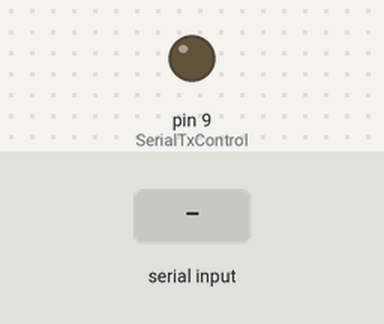
The sketch below on a simulated Arduino Mega 2560, built for the host (arithmetic inside an expression is 32-bit, double 64-bit). On the bench: output pins drawn as LEDs (lit = HIGH). The inputs (shaded band) are chosen by the test bench. WiFi joins after 1.5 s; servers stay silent unless stated; no MQTT or app messages arrive unless stated; what the sketch prints to the serial monitor is not drawn.

Above: at 1.2 s.
1.3 s: "1" received over the second serial link
Timing chart, 0 to 4.3 s (numbered marks = the images above; inputs shaded):
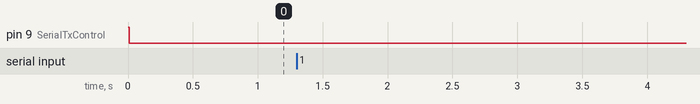

The sketch:

Heating.ino
```cpp
#include <SPI.h>
#include <Ethernet.h>
#include <PubSubClient.h>

#define SerialTxControl 9   //RS485 управляющий контакт на arduino pin 10
#define RS485Transmit    HIGH
#define RS485Receive     LOW

// Update these with values suitable for your network.
byte mac[]    = {  0xDE, 0xED, 0xBA, 0xFE, 0xFE, 0xED };
IPAddress ip(172, 20, 40, 37);
IPAddress server(172, 20, 40, 40);

typedef struct Message
{
	byte DeviceID;		// ID устройства, может принимать значения 1-254
	byte DestinationID;	// Номер устройства-получателя, может принимать значения 0-254 (0 - броадкаст)
	uint8_t PacketID;	// Идентификатор пакета.
	byte ActuatorID;	// ID исполнительного устройства, может принимать значения 1-254
	byte CommandID;		// Название параметра (feedTemperature, returnTemperature, relayState...)
	int DataValue;	// Значение параметра типа int
};

Message dataMessage[4];

// Callback function header
void callback(char* topic, byte* payload, unsigned int length);
void reconnect();

EthernetClient ethClient;
PubSubClient client(server, 1883, callback, ethClient);

void setup(void){
  uint8_t i=0;
  while(i<=4){
	  dataMessage[i].DeviceID = 0;
	  dataMessage[i].DestinationID = 0;
	  dataMessage[i].PacketID = 0;
	  dataMessage[i].ActuatorID = 0;
	  dataMessage[i].CommandID = 0;
	  dataMessage[i].DataValue = 0;
	  i++;
  }
  Serial.begin(38400);

  Serial1.begin(38400);
  pinMode(SerialTxControl, OUTPUT);
  digitalWrite(SerialTxControl, RS485Transmit);
  Serial1.print("Heating controller ready");
  delay(10);
  digitalWrite(SerialTxControl, RS485Receive);

  Ethernet.begin(mac, ip);
  if (client.connect("arduinoClient")) {
    client.publish("outTopic","hello world");
    client.subscribe("inTopic");
  }
}

void loop(void){
  char dataTempChar[5];
  if (!client.connect("RelayClient")) {   // Если DHTClient клиент НЕ подключен...
    reconnect();                        // Запускаем функцию переподключения
  }
  digitalWrite(SerialTxControl, RS485Receive);  // читаем данные с порта
  int i=0;
  if(Serial1.available()){
	  while( Serial1.available() ){
		  Serial1.readBytes((uint8_t*)&dataMessage, sizeof(dataMessage));
	  }
	  if( ( 254 == dataMessage[0].DestinationID ) && ( 1 == dataMessage[0].DeviceID ) && ( 1 == dataMessage[0].ActuatorID )){
			dtostrf(dataMessage[0].DataValue/100.00, 5, 2, dataTempChar);
			Serial.println("");
			Serial.print("feedTemp = ");
			Serial.println(dataMessage[0].DataValue/100.00);
			client.publish("/myhome/heating/tfeed", dataTempChar);
		}
	  if( ( 254 == dataMessage[1].DestinationID ) && ( 1 == dataMessage[1].DeviceID ) && ( 2 == dataMessage[1].ActuatorID )){
			dtostrf(dataMessage[1].DataValue/100.00, 5, 2, dataTempChar);
			Serial.println("");
			Serial.print("returnTemp = ");
			Serial.println(dataMessage[1].DataValue/100.00);
			client.publish("/myhome/heating/treturn", dataTempChar);
		}
	  // Выводим что приняли с других устройств
	  Serial.println("######################################");
	  uint8_t i=0;
	  while(i<=4){
		  Serial.print("DeviceID=");
		  Serial.println(dataMessage[i].DeviceID);
		  Serial.print("DestinationID=");
		  Serial.println(dataMessage[i].DestinationID);
		  Serial.print("PacketID=");
		  Serial.println(dataMessage[i].PacketID);
		  Serial.print("ActuatorID=");
		  Serial.println(dataMessage[i].ActuatorID);
		  Serial.print("CommandID=");
		  Serial.println(dataMessage[i].CommandID);
		  Serial.print("DataValue=");
		  Serial.println(dataMessage[i].DataValue/100.00);
		  Serial.println("");
		  i++;
	  }
	  Serial.println("######################################");
  }
  client.loop();
}

// Callback function
void callback(char* topic, byte* payload, unsigned int length) {
  // In order to republish this payload, a copy must be made
  // as the orignal payload buffer will be overwritten whilst
  // constructing the PUBLISH packet.

  // Allocate the correct amount of memory for the payload copy
  byte* p = (byte*)malloc(length);
  // Copy the payload to the new buffer
  memcpy(p,payload,length);
  client.publish("outTopic", p, length);
  // Free the memory
  free(p);
}

// Функция для переподключения соединения с Брокером
void reconnect() {
  // Повторяем, пока не переподключимся...
  while (!client.connected()) {         // Логическое НЕ "!" - Проверяем, если клиент не Законнектен....
    // Попытка подключиться
    if (client.connect("RelayClient")) {  // Если DHTClient клиент подключен...
      Serial.println(F("Connected!"));  // Выводим сообщ., что подключено!
    } else {
      Serial.print(F("Failed connected - ")); // Ощибка соединения
      Serial.println(F("Jdem 5 seconds"));    // Ждём 5 секунд
      delay(5000);
    }
  }
}
```

Measured:
- after the input at 1.3 s, every drawn part: stays the same
